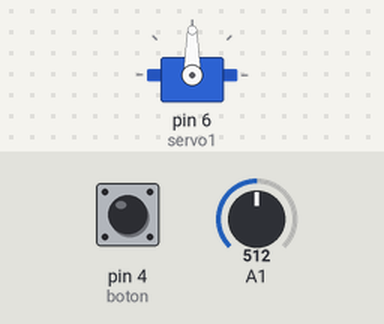
A sketch run on a simulated Arduino Uno, built with avr-gcc and run on an emulated ATmega328P. Shown: servo. Inputs (shaded band) come from the test bench; at power-on: A1 = 512, pin 4 (boton) HIGH.

Above: at 1.2 s.
1.3 s: A1 set to 585
2.8 s: A1 set to 613
At 5.2 s:
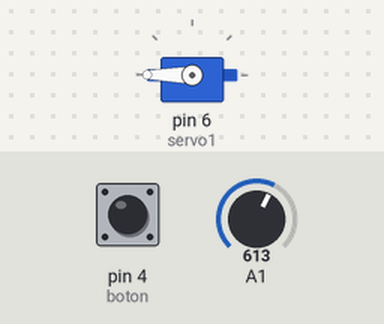
5.8 s: A1 set to 390
At 7.48 s:
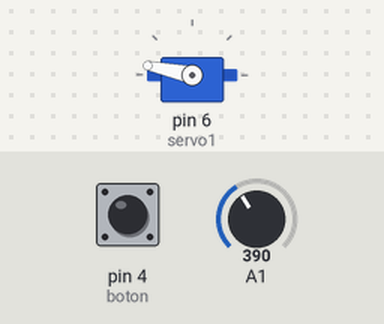
8.8 s: A1 set to 411
At 8.8 s:
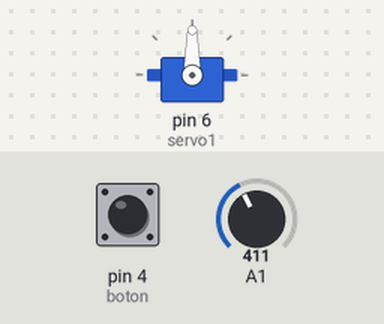
10.3 s: A1 set to 306
At 12.9 s:
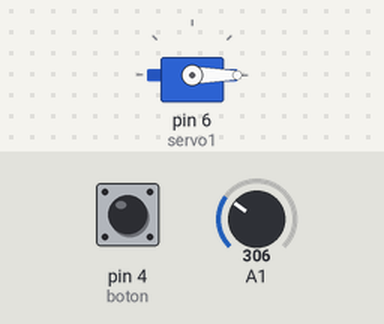
13.3 s: A1 set to 610
At 15.16 s:
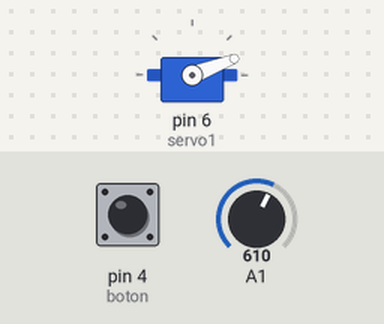
Timing chart, 0 to 17.3 s (numbered marks = the images above; inputs shaded):
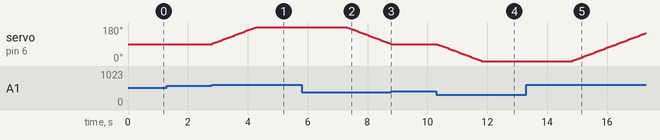

The sketch:

Servo.ino
```cpp
#include <Servo.h>
Servo servo1;
int angulo = 90;
int salto = 3;
int Eje_X = A1;
int Eje_Y = A2;
int boton = 4, LED = 12;


void setup() {
  // put your setup code here, to run once:
  servo1.attach(6);
  pinMode(boton, INPUT_PULLUP);
}

void loop() {
  // put your main code here, to run repeatedly:
  if (! digitalRead(boton))
  {
    digitalWrite(LED, HIGH);
  }
  else
  {
    digitalWrite(LED, LOW);
  }
  int p =analogRead(A1);
  if (p < 400)
  {
    angulo = angulo - salto;
  }

  else if (p > 600)
  {
    angulo = angulo + salto;
  }

  servo1.write(angulo);
  delay(50);
}
```

Measured:
- the behaviour switches between 600 and 601 on A1 (found by bisection; images 0 and 1)
- the behaviour switches between 399 and 400 on A1 (found by bisection; images 2 and 3)
- after the input at 1.3 s, every drawn part: stays the same
- after the input at 2.8 s, servo on pin 6 (servo1): moves from 90° to 180° over 1.5 s, starting at once
- after the input at 5.8 s, servo on pin 6 (servo1): moves from 180° to 90° over 1.5 s, starting after 1.5 s
- after the input at 8.8 s, servo on pin 6 (servo1): stays 90° (without the input it goes to 87° after 0.03 s)
- after the input at 10.3 s, servo on pin 6 (servo1): moves from 90° to 0° over 1.5 s, starting at once
- after the input at 13.3 s, servo on pin 6 (servo1): moves from 0° to 147° over 2.4 s, starting after 1.6 s
